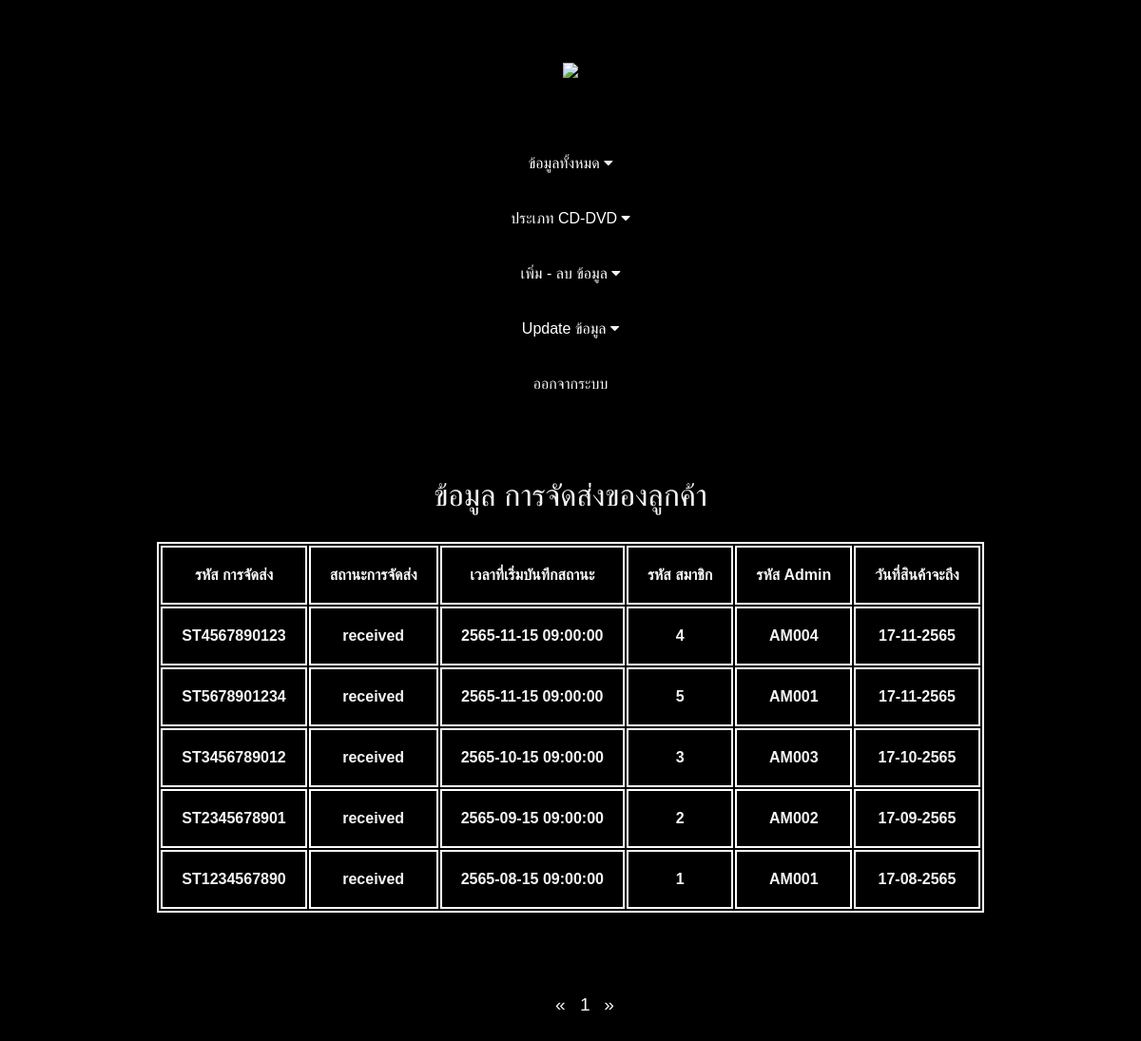
/componentadmin/tracking.php (signed in), run on the app's committed database.
### componentadmin/tracking.php (the view, shortened to what this page needs)
<?php include "../connect.php" ;
?>
<!DOCTYPE html>
<html lang="en">
<head>
    <link rel="stylesheet" href="https://cdnjs.cloudflare.com/ajax/libs/font-awesome/4.7.0/css/font-awesome.min.css">
    <link rel="stylesheet" href="../style/homeadmin.css">
    <link rel="stylesheet" href="../style/maineverypage.css">
</head>
<body>
    <header class="logo"><img src="../img/logo.png"></header>
    <nav>
        <div class="dropdown">
            <a class="dropbtn">
                <span class="icon">ข้อมูลทั้งหมด
                </span>
            </a>
        </div>
        <div class="dropdown">
            <a class="dropbtn">
                <span>ประเภท CD-DVD
                    <i class="fa fa-caret-down"></i>
                </span>
            </a>
        </div>
        <div class="dropdown">
            <a class="dropbtn">
                <span class="icon">เพิ่ม - ลบ ข้อมูล
                </span>
            </a>
        </div>
        <div class="dropdown">
            <a class="dropbtn">
                <span class="icon">Update ข้อมูล
                </span>
            </a>
        </div>
        <a href="../login-logout/logout.php">ออกจากระบบ</a>
    </nav>
    <div class="texts">ข้อมูล การจัดส่งของลูกค้า</div>
    <?php
    $stmt = $pdo->prepare("SELECT * from การจัดส่ง");
    $stmt->execute();
    $num_produce=0;
        while ($row = $stmt->fetch()){
            $num_produce++;
        }
        if(isset($_GET['page'])){
            $page=$_GET['page'];
        }else{
            $page=1;
        }
        $record_show = 10;
        $offset = ($page - 1) * $record_show;
        $page_total = ceil($num_produce/$record_show);
    ?>
    <table class="center">
        <tr>
            <th>รหัส การจัดส่ง</th>
            <th>สถานะการจัดส่ง</th>
            <th>เวลาที่เริ่มบันทึกสถานะ</th>
            <th>รหัส สมาชิก</th>
            <th>รหัส Admin</th>
            <th>วันที่สินค้าจะถึง</th>
        </tr>
        <?php
    $stmt = $pdo->prepare("SELECT * from การจัดส่ง order by เวลาในการบันทึกสถานะ desc limit $offset,$record_show");
    $stmt->execute();
    while($row = $stmt->fetch()) : ?>
        <tr>
            <th><?=$row["รหัส_การจัดส่ง"]?></th>
            <th><?=$row["สถานะการจัดส่ง"]?></th>
            <th><?=$row["เวลาในการบันทึกสถานะ"]?></th>
            <th><?=$row["รหัส_สมาชิก"]?></th>
            <th><?=$row["รหัส_Admin"]?></th>
            <th><?=$row["วันที่สินค้าจะถึง"]?></th>
        </tr>
        <?php endwhile ?>
    </table>
    <nav aria-label="Page navigation example">
        <ul class="pagination justify-content-center">
            <li class="page-item <?=$page >1 ? '' : 'disabled' ?>">
                <a class="page-link" href="?page=<?=$page-1?>" aria-label="Previous">
                    <span aria-hidden="true">&laquo;</span>
                </a>
            </li>
            <?php for($i=1; $i <= $page_total; $i++):?>
            <li class="page-item"><a class="page-link" href="?page=<?=$i?>"><?=$i?></a></li>
            <?php endfor?>
            <li class="page-item <?=$page < $page_total ? '' : 'disabled' ?>">
                <a class="page-link" href="?page=<?=$page+1?>" aria-label="Next">
                    <span aria-hidden="true">&raquo;</span>
                </a>
            </li>
        </ul>
    </nav>
</body>
</html>

### style/homeadmin.css (style rules this page uses)
table { border: 2px solid white; margin-bottom: 50px; }
tr, th, td { border: 2px solid white; padding: 20px; text-align: center; }
table.center { margin-left: auto; margin-right: auto; margin-top: 30px; }
.texts { margin-top: 50px; font-size: 2em; text-align: center; }
nav > ul > li { list-style-type: none; display: inline; }
nav > ul > li > a { color: whitesmoke; text-decoration: none; margin-right: 10px; font-size: larger; }

### style/maineverypage.css (style rules this page uses)
body { background-color: black; color: whitesmoke; }
* { font-family: Arial, Helvetica, sans-serif; }
header { padding-top: 30px; padding-bottom: 30px; font-size: 3em; text-align: center; color: red; font-weight: bold; }
nav { text-align: center; padding-top: 20px; padding-bottom: 20px; }
nav > a { text-decoration: none; color: whitesmoke; padding-top: 20px; padding-bottom: 20px; margin-left: 20px; margin-right: 20px; padding-left: 10px; padding-right: 10px; }
.dropbtn { color: white; font-size: 16px; border: none; padding-top: 20px; padding-bottom: 20px; margin-left: 20px; margin-right: 20px; padding-left: 10px; padding-right: 10px; }
.dropdown { position: relative; display: inline-block; cursor: pointer; padding-left: 10px; padding-right: 10px; }
.icon::after { content: "\f0d7"; color: #f1f1f1; font-family: FontAwesome; }
.logo > img { width: 180px; }
@media (max-width: 1431px) { nav > a { display: block; } }
@media (max-width: 1431px) { .dropbtn { display: block; } }
@media (max-width: 1431px) { nav > .dropdown { margin-right: 30%; margin-left: 30%; position: static; } }

### data on the page
การจัดส่ง: value "ST4567890123", value "received", value "2565-11-15 09:00:00", value "4", value "AM004", value "17-11-2565"
การจัดส่ง: value "ST5678901234", value "received", value "2565-11-15 09:00:00", value "5", value "AM001", value "17-11-2565"
การจัดส่ง: value "ST3456789012", value "received", value "2565-10-15 09:00:00", value "3", value "AM003", value "17-10-2565"
การจัดส่ง: value "ST2345678901", value "received", value "2565-09-15 09:00:00", value "2", value "AM002", value "17-09-2565"
การจัดส่ง: value "ST1234567890", value "received", value "2565-08-15 09:00:00", value "1", value "AM001", value "17-08-2565"
